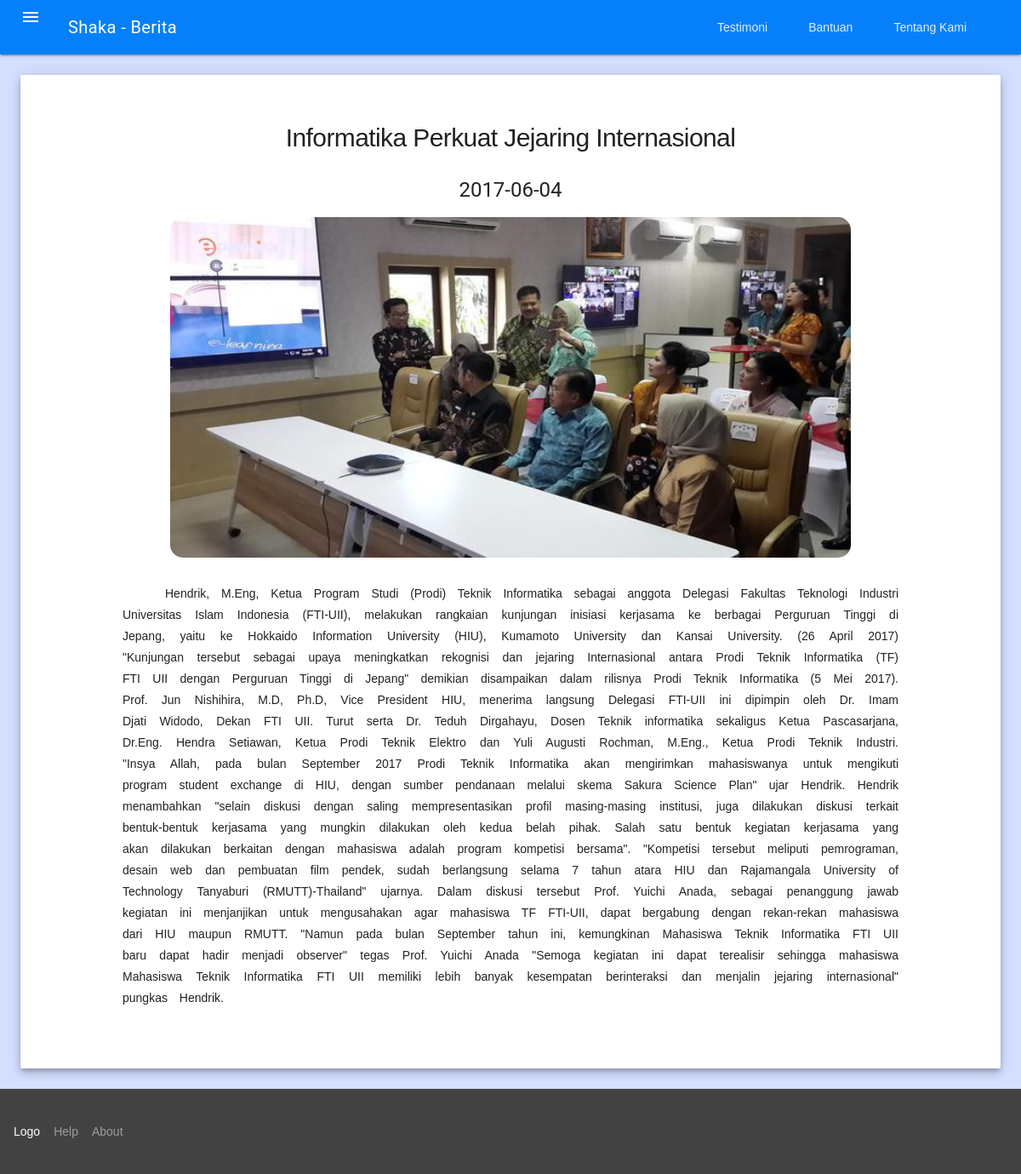
The app's page /berita.php?id=3 with its own data.
### tables this page shows
CREATE TABLE `berita` (
  `id` int(255) NOT NULL,
  `img` varchar(255) NOT NULL,
  `judul` varchar(255) NOT NULL,
  `tanggal` date NOT NULL,
  `informasi` longtext NOT NULL,
  `id_admin` int(15) NOT NULL
);

### berita.php (the view, shortened to what this page needs)
<?php
  $id = $_GET['id'];
  $query=mysql_query("SELECT * FROM berita WHERE id = '$id'");
?>
<!DOCTYPE html PUBLIC "-//W3C//DTD XHTML 1.0 Transitional//EN" "http://www.w3.org/TR/xhtml1/DTD/xhtml1-transitional.dtd">
<html xmlns="http://www.w3.org/1999/xhtml">
<head>
<link rel="stylesheet" href="https://code.getmdl.io/1.2.1/material.indigo-pink.min.css">
<link rel="stylesheet" type="text/css" href="material.min.css"/>
<link rel="stylesheet" type="text/css" href="css/style.css">
  <link rel="stylesheet" type="text/css" href="css/slide.css">
</head>
<body bgcolor="#D4DFFF">
	<div class="mdl-layout mdl-js-layout mdl-layout--fixed-header">
    	<header class="mdl-layout__header" style="background-color:#0680F9">
        	<div class="mdl-layout__header-row">
            	<span class="mdl-layout-title">Shaka - Berita</span>
                <nav class="mdl-navigation mdl-layout--large-screen-only">
                	<a class="mdl-navigation__link" href="#">Testimoni</a>
                	<a class="mdl-navigation__link" href="#">Bantuan</a>
                    <a class="mdl-navigation__link" href="#">Tentang Kami</a>
                </nav>
            </div>
        </header>
        	<main class="mdl-layout__content" style="height:wrap">
            	<div class="page-content" style="min-height: 75vh">
                	<div class="mdl-grid">
                    	<div class="mdl-cell mdl-cell--12-col"><div class="demo-updates mdl-card mdl-shadow--6dp mdl-cell mdl-cell--4-col mdl-cell--4-col-tablet mdl-cell--12-col-desktop">
                        <div class="middle" style="margin:20px; padding-top:10px">
                			     <?php
                            while($result=mysql_fetch_array($query))
                            { ?>
                              <h1 class="font" align="center"><?php echo $result['judul'];?></h1>
                              <h4 align="center"><?php echo $result['tanggal'];?></h4>
                              <div class="section" align="center">
                                <img src="Images/<?php echo $result['img'];?>" class="img-services" style="height: 400px; width: 800px; margin-bottom: 30px;">
                                  <p id="berita" align="justify"><?php echo $result['informasi'];?></p>
                              </div>
                              <?php
                            }
                          ?>
                        </div>
                            </div>
                        </div>
                    </div>
                </div>
            <div style="height: wrap">
          <footer class="mdl-mini-footer">
            <div class="mdl-mini-footer--left-section">
              <div class="mdl-logo">Logo</div>
                <ul class="mdl-mini-footer--link-list">
                  <li><a href="#">Help</a></li>
                    <li><a href="#">About</a></li>
                </ul>
            </div>
          </footer>
          </div>
          </main>
    </div>
</body>
</html>

### css/style.css (style rules this page uses)
* { box-sizing: border-box; }
html, body { margin: 0; font-family: Arial; }
.font { font-family: arial; font-size: 30px; font-style: inherit; }
.img-services { width: 100%; border-radius: 15px; }
footer { text-align: center; background: #4256f4; color: white; }
#berita { word-spacing: 10px; text-indent: 50px; line-height: 25px; margin-left: 100px; margin-bottom: 50px; margin-right: 100px; }

### css/slide.css (style rules this page uses)
* { box-sizing:border-box }

### records on screen
berita: judul "Informatika Perkuat Jejaring Internasional", tanggal "2017-06-04", img (picture), informasi "Hendrik, M.Eng, Ketua Program Studi (Prodi) Teknik Informatika sebagai anggota Delegasi Fakultas Teknologi Industri Universitas Islam Indonesia (FTI-UII), melakukan rangkaian kunjungan inisiasi kerjasama ke berbagai Perguruan Tinggi di Jepang, yaitu ke Hokkaido Information University (HIU), Kumamoto University dan Kansai University. (26 April 2017) \"Kunjungan tersebut sebagai upaya meningkatkan rekognisi dan jejaring Internasional antara Prodi Teknik Informatika (TF) FTI UII dengan Perguruan Tinggi di Jepang\" demikian disampaikan dalam rilisnya Prodi Teknik Informatika (5 Mei 2017). Prof. Jun Nishihira, M.D, Ph.D, Vice President HIU, menerima langsung Delegasi FTI-UII ini dipimpin oleh Dr.…"
